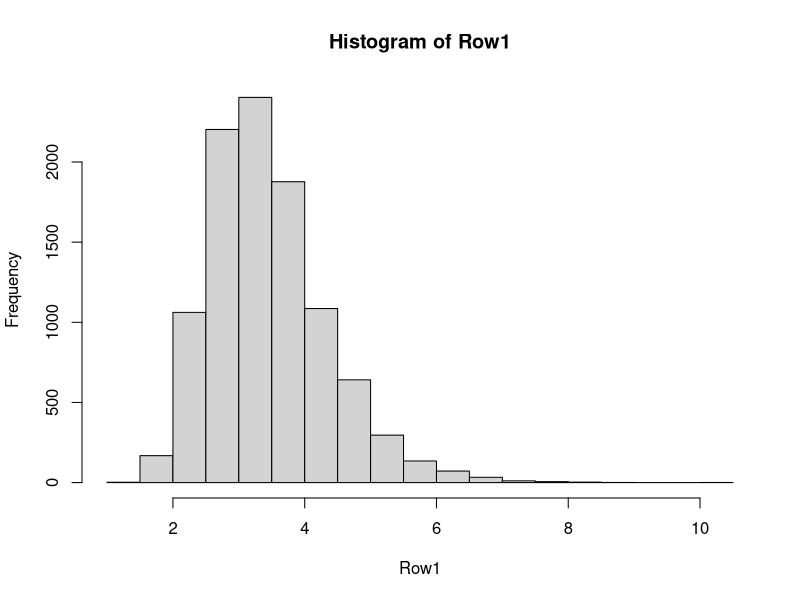
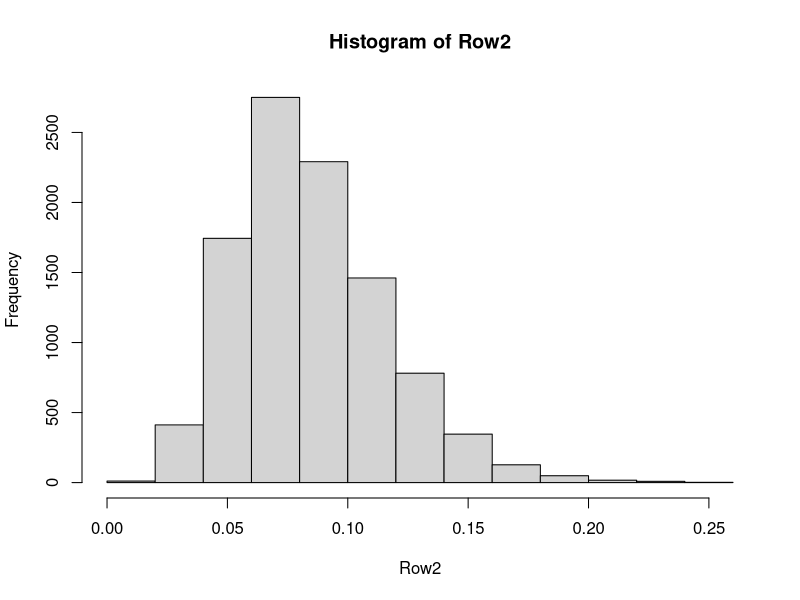
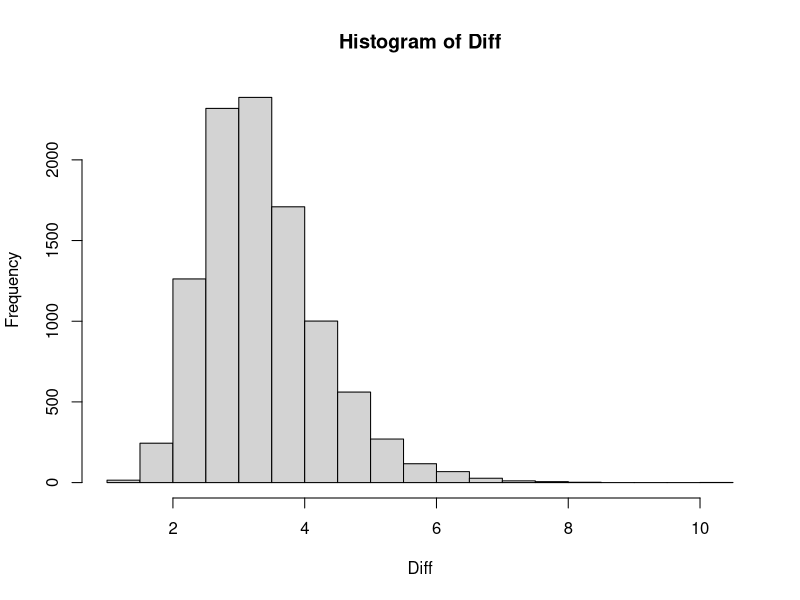
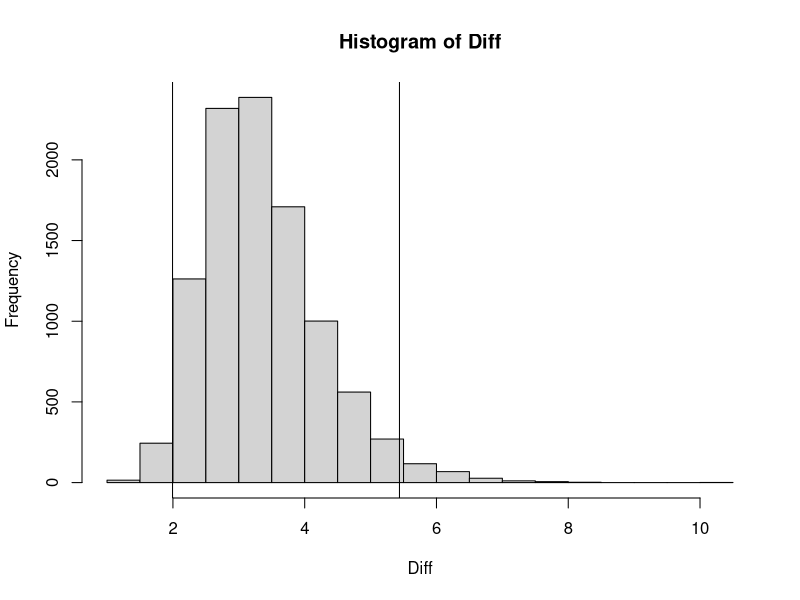

Generate these figures, in order, with R:
## ---- chunk 1
HEcombined <- HairEyeColor[ , ,1] + HairEyeColor[ , ,2]
## ---- chunk 2
HEcombined/sum(HEcombined)
## ---- chunk 3
chiOut <- chisq.test(HEcombined)

chiOut
## ---- chunk 4
chiOut$residuals
## ---- chunk 5
which.max(chiOut$residuals)
## ---- chunk 6
HEsmall <- HEcombined[c("Black","Blond"), c("Brown","Blue")]
HEsmall
## ---- chunk 7
chisq.test(HEsmall)
## ---- chunk 8
library(BayesFactor)
ctOut <- contingencyTableBF(HEsmall, sampleType="poisson", posterior=TRUE, iterations=10000)
summary(ctOut)
## ---- chunk 9
Row1 <- ctOut[,"lambda[1,1]"] / ctOut[,"lambda[1,2]"]
hist(Row1) 
## ---- chunk 10
Row2 <- ctOut[,"lambda[2,1]"] / ctOut[,"lambda[2,2]"]
hist(Row2) 
## ---- chunk 11
Diff<-Row1-Row2
hist(Diff)
## ---- chunk 12
hist(Diff)
abline(v=quantile(Diff,0.025))
abline(v=quantile(Diff,0.975))
